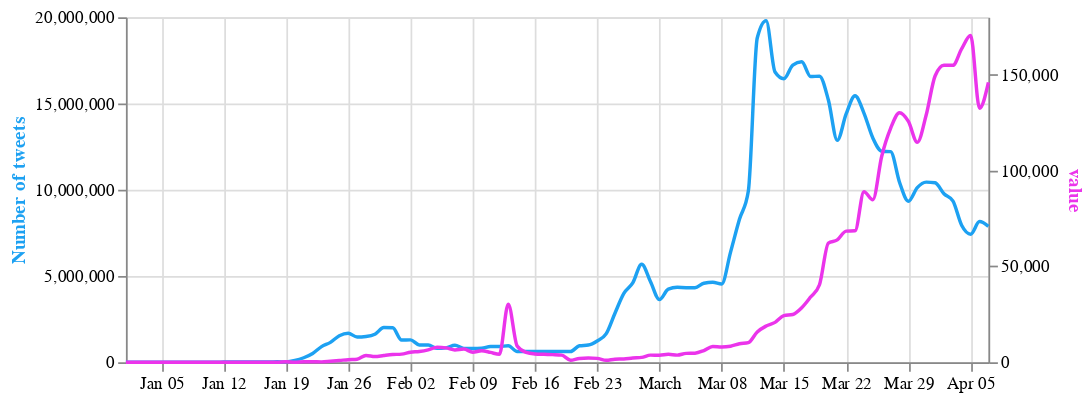

The notebook cell saved with this chart:
### Code cell
columns = ['new_cases', 'new_deaths']

select_box = alt.binding_select(options=columns, name='Pandemic data')
sel = alt.selection_single(fields=['column'], bind=select_box, init={'column': 'new_cases'})

base = alt.Chart(merged_3).encode(
    alt.X('date:T', axis=alt.Axis(title=None))
).properties(
    width=500,
    height=200
)


line_cases = base.transform_fold(
    columns,
    as_=['column', 'value']
).transform_filter(
    sel  
).mark_line( interpolate='monotone', stroke='#eb34eb').encode(
    alt.Y('value:Q',
          axis=alt.Axis(title="value", titleColor='#eb34eb'))
).add_selection(
    sel
)

line_tweets = base.mark_line(stroke='#1da1f2', interpolate='monotone').encode(
    alt.Y('Tweets',
          axis=alt.Axis(title='Number of tweets', titleColor='#1da1f2'))
)

alt.layer(line_tweets, line_cases).resolve_scale(
    y = 'independent'
)

### Figure 1 — Vega-Lite specification as saved in the notebook (floating-point values rounded to 4 significant figures)
{"config": {"view": {"continuousWidth": 400, "continuousHeight": 300}}, "layer": [{"mark": {"type": "line", "interpolate": "monotone", "stroke": "#1da1f2"}, "encoding": {"x": {"type": "temporal", "axis": {"title": null}, "field": "date"}, "y": {"type": "quantitative", "axis": {"title": "Number of tweets", "titleColor": "#1da1f2"}, "field": "Tweets"}}, "height": 200, "width": 500}, {"mark": {"type": "line", "interpolate": "monotone", "stroke": "#eb34eb"}, "encoding": {"x": {"type": "temporal", "axis": {"title": null}, "field": "date"}, "y": {"type": "quantitative", "axis": {"title": "value", "titleColor": "#eb34eb"}, "field": "value"}}, "height": 200, "selection": {"selector001": {"type": "single", "fields": ["column"], "bind": {"input": "select", "options": ["new_cases", "new_deaths"], "name": "Pandemic data"}, "init": {"column": "new_cases"}}}, "transform": [{"fold": ["new_cases", "new_deaths"], "as": ["column", "value"]}, {"filter": {"selection": "selector001"}}], "width": 500}], "data": {"name": "data-d8b54515c5c785b307ffeaa1524073e9"}, "resolve": {"scale": {"y": "independent"}}, "$schema": "https://vega.github.io/schema/vega-lite/v4.8.1.json", "datasets": {"data-d8b54515c5c785b307ffeaa1524073e9": [{"date": "2020-04-07T00:00:00", "Tweets": 7877346, "total_cases": 2687000.0, "new_cases": 146000.0, "new_deaths": 10680.0, "cnn_articles": 77.0, "fox_articles": 230.0}, {"date": "2020-04-06T00:00:00", "Tweets": 8153966, "total_cases": 2541000.0, "new_cases": 132600.0, "new_deaths": 9512.0, "cnn_articles": 74.0, "fox_articles": 169.0}, {"date": "2020-04-05T00:00:00", "Tweets": 7421877, "total_cases": 2408000.0, "new_cases": 170500.0, "new_deaths": 12620.0, "cnn_articles": 48.0, "fox_articles": 96.0}, {"date": "2020-04-04T00:00:00", "Tweets": 7928225, "total_cases": 2238000.0, "new_cases": 163700.0, "new_deaths": 13550.0, "cnn_articles": 36.0, "fox_articles": 120.0}, {"date": "2020-04-03T00:00:00", "Tweets": 9357113, "total_cases": 2074000.0, "new_cases": 154900.0, "new_deaths": 10020.0, "cnn_articles": 80.0, "fox_articles": 235.0}, {"date": "2020-04-02T00:00:00", "Tweets": 9767918, "total_cases": 1920000.0, "new_cases": 154900.0, "new_deaths": 10020.0, "cnn_articles": 85.0, "fox_articles": 260.0}, {"date": "2020-04-01T00:00:00", "Tweets": 10402981, "total_cases": 1765000.0, "new_cases": 149300.0, "new_deaths": 9348.0, "cnn_articles": 71.0, "fox_articles": 260.0}, {"date": "2020-03-31T00:00:00", "Tweets": 10442432, "total_cases": 1615000.0, "new_cases": 129000.0, "new_deaths": 7972.0, "cnn_articles": 75.0, "fox_articles": 144.0}, {"date": "2020-03-30T00:00:00", "Tweets": 10125714, "total_cases": 1486000.0, "new_cases": 114700.0, "new_deaths": 6456.0, "cnn_articles": 60.0, "fox_articles": 204.0}, {"date": "2020-03-29T00:00:00", "Tweets": 9333426, "total_cases": 1372000.0, "new_cases": 125600.0, "new_deaths": 7174.0, "cnn_articles": 33.0, "fox_articles": 108.0}, {"date": "2020-03-28T00:00:00", "Tweets": 10434671, "total_cases": 1246000.0, "new_cases": 130200.0, "new_deaths": 6982.0, "cnn_articles": 29.0, "fox_articles": 84.0}, {"date": "2020-03-27T00:00:00", "Tweets": 12209011, "total_cases": 1116000.0, "new_cases": 122000.0, "new_deaths": 5610.0, "cnn_articles": 61.0, "fox_articles": 210.0}, {"date": "2020-03-26T00:00:00", "Tweets": 12236719, "total_cases": 993700.0, "new_cases": 107500.0, "new_deaths": 5288.0, "cnn_articles": 81.0, "fox_articles": 256.0}, {"date": "2020-03-25T00:00:00", "Tweets": 13000269, "total_cases": 886200.0, "new_cases": 84770.0, "new_deaths": 4610.0, "cnn_articles": 61.0, "fox_articles": 260.0}, {"date": "2020-03-24T00:00:00", "Tweets": 14445841, "total_cases": 801400.0, "new_cases": 88970.0, "new_deaths": 3708.0, "cnn_articles": 69.0, "fox_articles": 253.0}, {"date": "2020-03-23T00:00:00", "Tweets": 15446246, "total_cases": 712400.0, "new_cases": 68570.0, "new_deaths": 3376.0, "cnn_articles": 54.0, "fox_articles": 231.0}, {"date": "2020-03-22T00:00:00", "Tweets": 14392561, "total_cases": 643900.0, "new_cases": 68410.0, "new_deaths": 3434.0, "cnn_articles": 33.0, "fox_articles": 101.0}, {"date": "2020-03-21T00:00:00", "Tweets": 12861351, "total_cases": 575400.0, "new_cases": 63820.0, "new_deaths": 2770.0, "cnn_articles": 30.0, "fox_articles": 75.0}, {"date": "2020-03-20T00:00:00", "Tweets": 15200259, "total_cases": 511600.0, "new_cases": 62190.0, "new_deaths": 2148.0, "cnn_articles": 54.0, "fox_articles": 186.0}, {"date": "2020-03-19T00:00:00", "Tweets": 16582131, "total_cases": 449400.0, "new_cases": 40430.0, "new_deaths": 1916.0, "cnn_articles": 67.0, "fox_articles": 246.0}, {"date": "2020-03-18T00:00:00", "Tweets": 16561524, "total_cases": 409000.0, "new_cases": 34010.0, "new_deaths": 1624.0, "cnn_articles": 57.0, "fox_articles": 241.0}, {"date": "2020-03-17T00:00:00", "Tweets": 17417142, "total_cases": 375000.0, "new_cases": 28400.0, "new_deaths": 1212.0, "cnn_articles": 57.0, "fox_articles": 247.0}, {"date": "2020-03-16T00:00:00", "Tweets": 17227182, "total_cases": 346600.0, "new_cases": 24910.0, "new_deaths": 1500.0, "cnn_articles": 57.0, "fox_articles": 204.0}, {"date": "2020-03-15T00:00:00", "Tweets": 16438760, "total_cases": 321600.0, "new_cases": 24330.0, "new_deaths": 734.0, "cnn_articles": 17.0, "fox_articles": 91.0}, {"date": "2020-03-14T00:00:00", "Tweets": 16823148, "total_cases": 297100.0, "new_cases": 20810.0, "new_deaths": 884.0, "cnn_articles": 25.0, "fox_articles": 49.0}, {"date": "2020-03-13T00:00:00", "Tweets": 19802671, "total_cases": 276100.0, "new_cases": 18900.0, "new_deaths": 702.0, "cnn_articles": 44.0, "fox_articles": 159.0}, {"date": "2020-03-12T00:00:00", "Tweets": 18799722, "total_cases": 257500.0, "new_cases": 15800.0, "new_deaths": 662.0, "cnn_articles": 43.0, "fox_articles": 185.0}, {"date": "2020-03-11T00:00:00", "Tweets": 9923317, "total_cases": 241700.0, "new_cases": 10210.0, "new_deaths": 544.0, "cnn_articles": 24.0, "fox_articles": 107.0}, {"date": "2020-03-10T00:00:00", "Tweets": 8284672, "total_cases": 231300.0, "new_cases": 9632.0, "new_deaths": 418.0, "cnn_articles": 21.0, "fox_articles": 104.0}, {"date": "2020-03-09T00:00:00", "Tweets": 6386122, "total_cases": 221800.0, "new_cases": 8354.0, "new_deaths": 456.0, "cnn_articles": 24.0, "fox_articles": 89.0}, {"date": "2020-03-08T00:00:00", "Tweets": 4533476, "total_cases": 213400.0, "new_cases": 7954.0, "new_deaths": 194.0, "cnn_articles": 7.0, "fox_articles": 39.0}, {"date": "2020-03-07T00:00:00", "Tweets": 4632239, "total_cases": 205500.0, "new_cases": 8240.0, "new_deaths": 208.0, "cnn_articles": 9.0, "fox_articles": 37.0}, {"date": "2020-03-06T00:00:00", "Tweets": 4581032, "total_cases": 197300.0, "new_cases": 6116.0, "new_deaths": 204.0, "cnn_articles": 16.0, "fox_articles": 60.0}, {"date": "2020-03-05T00:00:00", "Tweets": 4323687, "total_cases": 191200.0, "new_cases": 4708.0, "new_deaths": 160.0, "cnn_articles": 12.0, "fox_articles": 50.0}, {"date": "2020-03-04T00:00:00", "Tweets": 4323670, "total_cases": 186400.0, "new_cases": 4624.0, "new_deaths": 168.0, "cnn_articles": 14.0, "fox_articles": 65.0}, {"date": "2020-03-03T00:00:00", "Tweets": 4342139, "total_cases": 181800.0, "new_cases": 3714.0, "new_deaths": 144.0, "cnn_articles": 7.0, "fox_articles": 49.0}, {"date": "2020-03-02T00:00:00", "Tweets": 4240721, "total_cases": 178300.0, "new_cases": 4138.0, "new_deaths": 134.0, "cnn_articles": 9.0, "fox_articles": 62.0}, {"date": "2020-03-01T00:00:00", "Tweets": 3632689, "total_cases": 174200.0, "new_cases": 3688.0, "new_deaths": 116.0, "cnn_articles": 9.0, "fox_articles": 24.0}, {"date": "2020-02-29T00:00:00", "Tweets": 4666121, "total_cases": 170500.0, "new_cases": 3718.0, "new_deaths": 128.0, "cnn_articles": 6.0, "fox_articles": 27.0}, {"date": "2020-02-28T00:00:00", "Tweets": 5685321, "total_cases": 166800.0, "new_cases": 2532.0, "new_deaths": 114.0, "cnn_articles": 6.0, "fox_articles": 43.0}, {"date": "2020-02-27T00:00:00", "Tweets": 4597412, "total_cases": 164200.0, "new_cases": 2228.0, "new_deaths": 76.0, "cnn_articles": 10.0, "fox_articles": 69.0}, {"date": "2020-02-26T00:00:00", "Tweets": 3989533, "total_cases": 162000.0, "new_cases": 1734.0, "new_deaths": 128.0, "cnn_articles": 9.0, "fox_articles": 52.0}, {"date": "2020-02-25T00:00:00", "Tweets": 2844369, "total_cases": 160300.0, "new_cases": 1586.0, "new_deaths": 158.0, "cnn_articles": 8.0, "fox_articles": 22.0}, {"date": "2020-02-24T00:00:00", "Tweets": 1643544, "total_cases": 158700.0, "new_cases": 1046.0, "new_deaths": 312.0, "cnn_articles": 6.0, "fox_articles": 19.0}, {"date": "2020-02-23T00:00:00", "Tweets": 1233511, "total_cases": 157600.0, "new_cases": 2018.0, "new_deaths": 208.0, "cnn_articles": 2.0, "fox_articles": 4.0}, {"date": "2020-02-22T00:00:00", "Tweets": 997638, "total_cases": 155600.0, "new_cases": 2170.0, "new_deaths": 224.0, "cnn_articles": 1.0, "fox_articles": 4.0}, {"date": "2020-02-21T00:00:00", "Tweets": 954321, "total_cases": 153400.0, "new_cases": 1992.0, "new_deaths": 238.0, "cnn_articles": 3.0, "fox_articles": 19.0}, {"date": "2020-02-20T00:00:00", "Tweets": 622349, "total_cases": 151400.0, "new_cases": 1064.0, "new_deaths": 232.0, "cnn_articles": 2.0, "fox_articles": 9.0}, {"date": "2020-02-19T00:00:00", "Tweets": 626237, "total_cases": 150400.0, "new_cases": 3728.0, "new_deaths": 278.0, "cnn_articles": 3.0, "fox_articles": 12.0}, {"date": "2020-02-18T00:00:00", "Tweets": 628043, "total_cases": 146700.0, "new_cases": 3990.0, "new_deaths": 196.0, "cnn_articles": 4.0, "fox_articles": 17.0}, {"date": "2020-02-17T00:00:00", "Tweets": 626732, "total_cases": 142700.0, "new_cases": 4134.0, "new_deaths": 212.0, "cnn_articles": 5.0, "fox_articles": 18.0}, {"date": "2020-02-16T00:00:00", "Tweets": 625127, "total_cases": 138500.0, "new_cases": 4324.0, "new_deaths": 284.0, "cnn_articles": 4.0, "fox_articles": 6.0}, {"date": "2020-02-15T00:00:00", "Tweets": 624555, "total_cases": 134200.0, "new_cases": 5120.0, "new_deaths": 288.0, "cnn_articles": 3.0, "fox_articles": 8.0}, {"date": "2020-02-14T00:00:00", "Tweets": 622722, "total_cases": 129100.0, "new_cases": 8430.0, "new_deaths": 26.0, "cnn_articles": 6.0, "fox_articles": 14.0}, {"date": "2020-02-13T00:00:00", "Tweets": 956877, "total_cases": 120700.0, "new_cases": 30300.0, "new_deaths": 510.0, "cnn_articles": 4.0, "fox_articles": 21.0}, {"date": "2020-02-12T00:00:00", "Tweets": 911098, "total_cases": 90360.0, "new_cases": 4144.0, "new_deaths": 194.0, "cnn_articles": 2.0, "fox_articles": 20.0}, {"date": "2020-02-11T00:00:00", "Tweets": 908627, "total_cases": 86210.0, "new_cases": 5124.0, "new_deaths": 216.0, "cnn_articles": 4.0, "fox_articles": 18.0}, {"date": "2020-02-10T00:00:00", "Tweets": 807654, "total_cases": 81090.0, "new_cases": 5984.0, "new_deaths": 194.0, "cnn_articles": 1.0, "fox_articles": 13.0}, {"date": "2020-02-09T00:00:00", "Tweets": 796739, "total_cases": 75100.0, "new_cases": 5236.0, "new_deaths": 178.0, "cnn_articles": 0.0, "fox_articles": 10.0}, {"date": "2020-02-08T00:00:00", "Tweets": 803453, "total_cases": 69870.0, "new_cases": 6884.0, "new_deaths": 172.0, "cnn_articles": 0.0, "fox_articles": 11.0}, {"date": "2020-02-07T00:00:00", "Tweets": 987563, "total_cases": 62980.0, "new_cases": 6436.0, "new_deaths": 146.0, "cnn_articles": 0.0, "fox_articles": 22.0}, {"date": "2020-02-06T00:00:00", "Tweets": 834673, "total_cases": 56550.0, "new_cases": 7502.0, "new_deaths": 144.0, "cnn_articles": 1.0, "fox_articles": 17.0}, {"date": "2020-02-05T00:00:00", "Tweets": 803587, "total_cases": 49050.0, "new_cases": 7816.0, "new_deaths": 132.0, "cnn_articles": 0.0, "fox_articles": 20.0}, {"date": "2020-02-04T00:00:00", "Tweets": 997862, "total_cases": 41230.0, "new_cases": 6486.0, "new_deaths": 130.0, "cnn_articles": 1.0, "fox_articles": 28.0}, {"date": "2020-02-03T00:00:00", "Tweets": 1000752, "total_cases": 34740.0, "new_cases": 5636.0, "new_deaths": 114.0, "cnn_articles": 0.0, "fox_articles": 20.0}, {"date": "2020-02-02T00:00:00", "Tweets": 1298476, "total_cases": 29110.0, "new_cases": 5216.0, "new_deaths": 92.0, "cnn_articles": 0.0, "fox_articles": 7.0}, {"date": "2020-02-01T00:00:00", "Tweets": 1287963, "total_cases": 23890.0, "new_cases": 4244.0, "new_deaths": 92.0, "cnn_articles": 0.0, "fox_articles": 7.0}, {"date": "2020-01-31T00:00:00", "Tweets": 1997635, "total_cases": 19650.0, "new_cases": 4002.0, "new_deaths": 86.0, "cnn_articles": 1.0, "fox_articles": 19.0}, {"date": "2020-01-30T00:00:00", "Tweets": 2010976, "total_cases": 15650.0, "new_cases": 3512.0, "new_deaths": 76.0, "cnn_articles": 1.0, "fox_articles": 32.0}, {"date": "2020-01-29T00:00:00", "Tweets": 1623497, "total_cases": 12130.0, "new_cases": 2960.0, "new_deaths": 52.0, "cnn_articles": 1.0, "fox_articles": 33.0}, {"date": "2020-01-28T00:00:00", "Tweets": 1497653, "total_cases": 9174.0, "new_cases": 3534.0, "new_deaths": 50.0, "cnn_articles": 0.0, "fox_articles": 22.0}, {"date": "2020-01-27T00:00:00", "Tweets": 1467598, "total_cases": 5640.0, "new_cases": 1594.0, "new_deaths": 50.0, "cnn_articles": 0.0, "fox_articles": 20.0}, {"date": "2020-01-26T00:00:00", "Tweets": 1678953, "total_cases": 4046.0, "new_cases": 1346.0, "new_deaths": 30.0, "cnn_articles": 0.0, "fox_articles": 9.0}, {"date": "2020-01-25T00:00:00", "Tweets": 1536784, "total_cases": 2700.0, "new_cases": 906.0, "new_deaths": 30.0, "cnn_articles": 0.0, "fox_articles": 5.0}, {"date": "2020-01-24T00:00:00", "Tweets": 1153245, "total_cases": 1794.0, "new_cases": 532.0, "new_deaths": 18.0, "cnn_articles": 0.0, "fox_articles": 10.0}, {"date": "2020-01-23T00:00:00", "Tweets": 905673, "total_cases": 1262.0, "new_cases": 194.0, "new_deaths": 0.0, "cnn_articles": 2.0, "fox_articles": 20.0}, {"date": "2020-01-22T00:00:00", "Tweets": 508623, "total_cases": 1068.0, "new_cases": 284.0, "new_deaths": 22.0, "cnn_articles": 2.0, "fox_articles": 10.0}, {"date": "2020-01-21T00:00:00", "Tweets": 259864, "total_cases": 784.0, "new_cases": 306.0, "new_deaths": 6.0, "cnn_articles": 0.0, "fox_articles": 6.0}, {"date": "2020-01-20T00:00:00", "Tweets": 100124, "total_cases": 478.0, "new_cases": 40.0, "new_deaths": 0.0, "cnn_articles": 0.0, "fox_articles": 3.0}, {"date": "2020-01-19T00:00:00", "Tweets": 20987, "total_cases": 438.0, "new_cases": 272.0, "new_deaths": 2.0, "cnn_articles": 0.0, "fox_articles": 0.0}, {"date": "2020-01-18T00:00:00", "Tweets": 23432, "total_cases": 166.0, "new_cases": 34.0, "new_deaths": 0.0, "cnn_articles": 0.0, "fox_articles": 0.0}, {"date": "2020-01-17T00:00:00", "Tweets": 22431, "total_cases": 132.0, "new_cases": 10.0, "new_deaths": 0.0, "cnn_articles": 1.0, "fox_articles": 2.0}, {"date": "2020-01-16T00:00:00", "Tweets": 22342, "total_cases": 122.0, "new_cases": 0.0, "new_deaths": 0.0, "cnn_articles": 0.0, "fox_articles": 1.0}, {"date": "2020-01-15T00:00:00", "Tweets": 10987, "total_cases": 122.0, "new_cases": 2.0, "new_deaths": 2.0, "cnn_articles": 0.0, "fox_articles": 1.0}, {"date": "2020-01-14T00:00:00", "Tweets": 10023, "total_cases": 120.0, "new_cases": 0.0, "new_deaths": 0.0, "cnn_articles": 0.0, "fox_articles": 0.0}, {"date": "2020-01-13T00:00:00", "Tweets": 16475, "total_cases": 120.0, "new_cases": 2.0, "new_deaths": 0.0, "cnn_articles": 0.0, "fox_articles": 1.0}, {"date": "2020-01-12T00:00:00", "Tweets": 10045, "total_cases": 118.0, "new_cases": 0.0, "new_deaths": 0.0, "cnn_articles": 0.0, "fox_articles": 0.0}, {"date": "2020-01-11T00:00:00", "Tweets": 2812, "total_cases": 118.0, "new_cases": 0.0, "new_deaths": 2.0, "cnn_articles": 0.0, "fox_articles": 0.0}, {"date": "2020-01-10T00:00:00", "Tweets": 2347, "total_cases": 118.0, "new_cases": 0.0, "new_deaths": 0.0, "cnn_articles": 0.0, "fox_articles": 0.0}, {"date": "2020-01-09T00:00:00", "Tweets": 3451, "total_cases": 118.0, "new_cases": 0.0, "new_deaths": 0.0, "cnn_articles": 0.0, "fox_articles": 1.0}, {"date": "2020-01-08T00:00:00", "Tweets": 421, "total_cases": 118.0, "new_cases": 0.0, "new_deaths": 0.0, "cnn_articles": 0.0, "fox_articles": 0.0}, {"date": "2020-01-07T00:00:00", "Tweets": 293, "total_cases": 118.0, "new_cases": 0.0, "new_deaths": 0.0, "cnn_articles": 0.0, "fox_articles": 0.0}, {"date": "2020-01-06T00:00:00", "Tweets": 86, "total_cases": 118.0, "new_cases": 0.0, "new_deaths": 0.0, "cnn_articles": 0.0, "fox_articles": 0.0}, {"date": "2020-01-05T00:00:00", "Tweets": 127, "total_cases": 118.0, "new_cases": 30.0, "new_deaths": 0.0, "cnn_articles": 0.0, "fox_articles": 0.0}, {"date": "2020-01-04T00:00:00", "Tweets": 172, "total_cases": 88.0, "new_cases": 0.0, "new_deaths": 0.0, "cnn_articles": 0.0, "fox_articles": 0.0}, {"date": "2020-01-03T00:00:00", "Tweets": 94, "total_cases": 88.0, "new_cases": 34.0, "new_deaths": 0.0, "cnn_articles": 0.0, "fox_articles": 0.0}, {"date": "2020-01-02T00:00:00", "Tweets": 41, "total_cases": 54.0, "new_cases": 0.0, "new_deaths": 0.0, "cnn_articles": 0.0, "fox_articles": 0.0}, {"date": "2020-01-01T00:00:00", "Tweets": 63, "total_cases": 54.0, "new_cases": 0.0, "new_deaths": 0.0, "cnn_articles": 0.0, "fox_articles": 0.0}]}}
